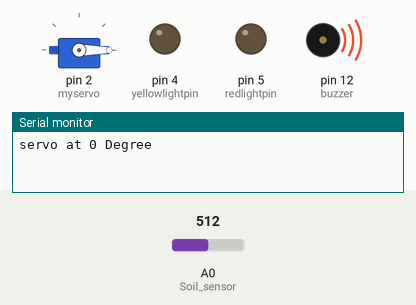
A sketch run on a simulated Arduino Uno, built with avr-gcc and run on an emulated ATmega328P. Shown: servo, output pins drawn as LEDs (lit = HIGH), buzzer (waves = sounding), the last lines printed to the serial monitor. The inputs (shaded band) are chosen by the test bench; at power-on: A0 (Soil_sensor) = 512. Pins used as bus, display or sensor lines are not drawn.

Above: at 0.05 s.
At 0.95 s:
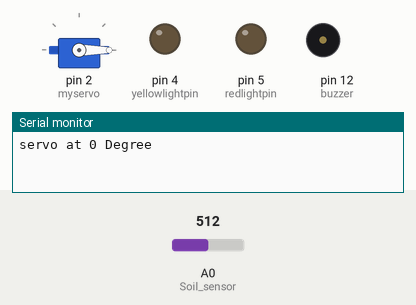
At 1.1 s:
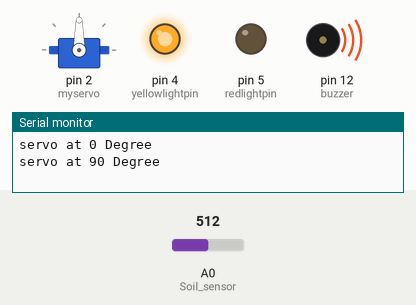
At 1.95 s:
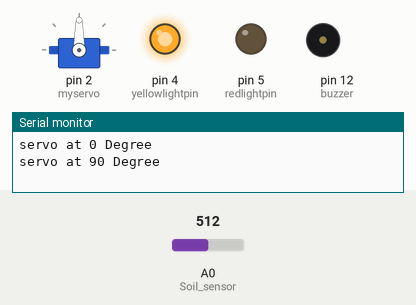
At 2.1 s:
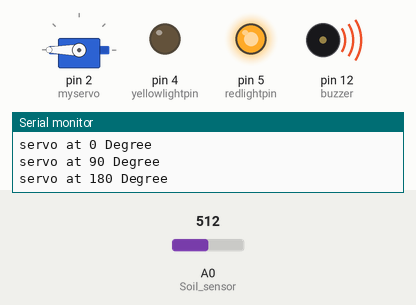
At 3.95 s:
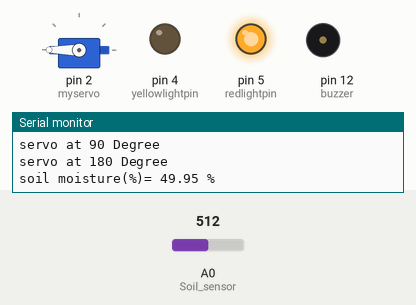
Timing chart, 0 to 5.2 s (numbered marks = the images above):
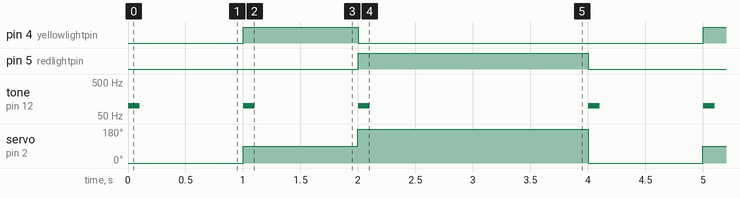

The sketch:

servo.ino
```cpp
#include <Servo.h>

Servo myservo;

#define buzzer 12

#define redlightpin 5
#define yellowlightpin 4
#define greenlightpin 0

#define Soil_sensor A0

void setup() {
  // put your setup code here, to run once:
  Serial.begin(9600);
  myservo.attach(2);

  pinMode(buzzer, OUTPUT);

  pinMode(redlightpin, OUTPUT);
  pinMode(yellowlightpin, OUTPUT);
  pinMode(greenlightpin, OUTPUT);

}

void loop() {
  // put your main code here, to run repeatedly:
  myservo.write(0);
  Serial.println("servo at 0 Degree");
  digitalWrite(buzzer,HIGH);
  digitalWrite(greenlightpin,HIGH);
  digitalWrite(yellowlightpin,LOW);
  digitalWrite(redlightpin,LOW);

  tone(buzzer, 100, 100);
  delay(1000);

  myservo.write(90);
  Serial.println("servo at 90 Degree");
  digitalWrite(buzzer,LOW);
  tone(buzzer, 100, 100);
  digitalWrite(greenlightpin,LOW);
  digitalWrite(yellowlightpin,HIGH);
  digitalWrite(redlightpin,LOW);
  delay(1000);

  myservo.write(180);
  Serial.println("servo at 180 Degree");
  digitalWrite(buzzer,HIGH);
  digitalWrite(greenlightpin,LOW);
  digitalWrite(yellowlightpin,LOW);
  digitalWrite(redlightpin,HIGH);
  tone(buzzer, 100, 100);
  delay(1000);

  float moisture_percentage;
  moisture_percentage = (100.00 - ((analogRead(Soil_sensor)/1023.00) * 100.00));
  Serial.print("soil moisture(%)= ");
  Serial.print(moisture_percentage);
  Serial.println(" %");
  delay(1000);
}
```

Measured:
- by itself, pin 4 (yellowlightpin): alternates HIGH for 1.0 s and LOW for 3.0 s
- by itself, pin 5 (redlightpin): alternates HIGH for 2.0 s and LOW for 2.0 s
- by itself, tone on pin 12 (buzzer): repeats every 4.0 s: 2 × (silent 0.90 s, 100 Hz 0.10 s), silent 1.9 s, 100 Hz 0.10 s
- by itself, servo on pin 2 (myservo): repeats every 4.0 s: 180° 2.0 s, 0° 1.0 s, 90° 1.0 s
